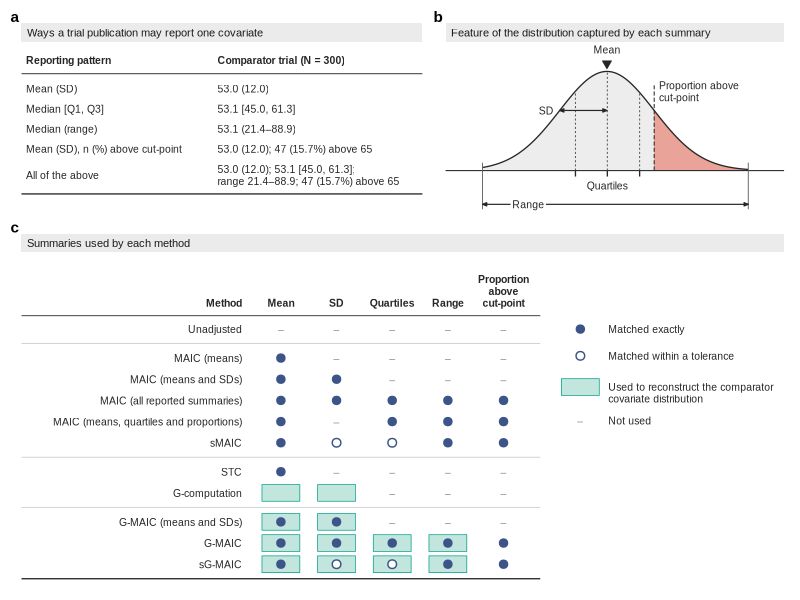
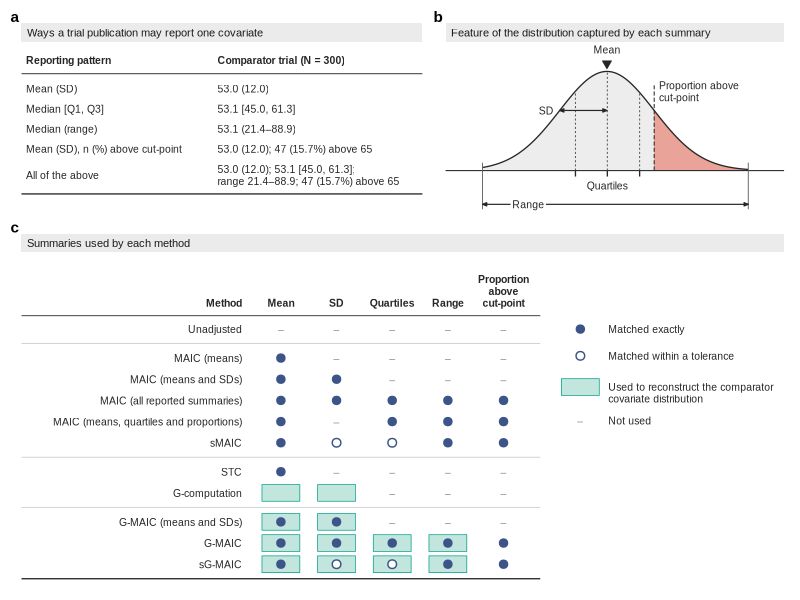

These charts were generated, in order, by the following R code:
# 图 1（示意图，2026-10-12）：发表的基线表报告了什么、每种方法从中取什么。全文的“地图”与词汇表。
#   a：单个连续协变量在对照试验基线表里的五种报告方式（模拟“表 1”中的几行，数值固定：N = 300，
#      均值 53.0（SD 12.0），中位数 53.1 [45.0, 61.3]，范围 21.4–88.9，切点 65 以上 47 (15.7%)）
#   b：在协变量分布（正态，均值 53、SD 12，与上述数值一致）上，各汇总量分别刻画什么：
#      均值 = 位置（峰顶上方的倒三角），SD = 离散度（拐点到中心的尺寸线，长 1 SD），四分位数 = 横轴上的三个切点，
#      切点以上比例 = 阴影尾部，范围 = 支撑的两端（尺寸线）。
#      注意：53 + 12 = 65 恰好等于切点，若画 ±1 SD 双箭头，右端会落在尾部的角上、像是“指向”比例，故只画左侧一段。
#   c：方法 × 汇总量网格。实心圆 = 精确匹配；空心圆 = 在容差内匹配；浅绿底格 = 用于重建对照协变量分布；短横 = 未使用。
#      底格与圆可以叠加（G-MAIC、Soft G-MAIC：既用于重建，又被权重匹配）。
# 样式同 sims/31_figures_main.R：ggplot2 + patchwork，theme_bw(9, Arial)，NPG 色板，条带 grey92，标签小写粗体。
# a、c 两个面板的数据坐标按英寸设定（面板实宽：a ≈ 3.6 in，c ≈ 6.85 in，由 7.2 in 总宽与边距决定），便于按磅值放文字。
# 所有文字 ≥ 7 pt。输出：output/figures/fig1_table_to_constraints.png（300 dpi）与 .pdf。
# 用法（项目根目录）：Rscript sims/33_fig1_schematic.R

suppressPackageStartupMessages({ library(ggplot2); library(patchwork) })
dir.create("output/figures", showWarnings = FALSE)

npg <- c("#E64B35", "#4DBBD5", "#00A087", "#3C5488", "#F39B7F", "#8491B4", "#91D1C2", "#DC0000", "#7E6148", "#B09C85")
ink <- "grey15"                     # 文字与线条
col_exact <- npg[4]                 # 深蓝：匹配（精确 / 容差）
col_recon_fill <- npg[7]            # 浅绿：用于重建
col_recon_line <- npg[3]
col_tail <- npg[1]                  # 尾部阴影
fs <- 7.5 / .pt                     # 注释字号 7.5 pt
fam <- "Arial"

theme_pub <- theme_bw(base_size = 9, base_family = fam) +
  theme(panel.grid.minor = element_blank(), panel.grid.major.y = element_blank(), strip.background = element_rect(fill = "grey92", colour = NA),
        strip.text = element_text(size = 8), legend.position = "bottom", legend.title = element_text(size = 8), legend.text = element_text(size = 8),
        axis.text = element_text(size = 7.5), axis.title = element_text(size = 9), plot.tag = element_text(face = "bold", size = 11))
# 示意图面板：去掉坐标轴、网格与面板边框，只保留条带作为面板标题
theme_schem <- theme_pub + theme(axis.text = element_blank(), axis.ticks = element_blank(), axis.title = element_blank(),
                                 panel.grid = element_blank(), panel.border = element_blank(), panel.background = element_blank(),
                                 strip.text = element_text(size = 8, hjust = 0, margin = margin(3, 4, 3, 4)),
                                 plot.margin = margin(2, 6, 2, 2))
base <- function(title) ggplot(data.frame(ttl = title)) + facet_wrap(~ ttl)   # 单面板 + 条带标题
txt <- function(...) annotate("text", ..., size = fs, family = fam, colour = ink)
arw <- function(ends) arrow(ends = ends, length = unit(0.045, "in"), angle = 22, type = "closed")

# ---- a：基线表中的五种报告方式 ------------------------------------------------------------------------------
W_a <- 3.6                                                          # 面板实宽（英寸）
tab <- data.frame(
  pattern = c("Mean (SD)", "Median [Q1, Q3]", "Median (range)", "Mean (SD), n (%) above cut-point", "All of the above"),
  value = c("53.0 (12.0)", "53.1 [45.0, 61.3]", "53.1 (21.4–88.9)", "53.0 (12.0); 47 (15.7%) above 65",
            "53.0 (12.0); 53.1 [45.0, 61.3];\nrange 21.4–88.9; 47 (15.7%) above 65"),
  y = c(-0.37, -0.545, -0.72, -0.895, -1.125))
x_val <- 1.76                                                       # 数值列起点（最长行标签 1.55 in）
rules <- data.frame(y = c(-0.24, -1.29), lw = c(0.3, 0.45))         # 表头下线、底线（条带已充当顶线，不再画顶线）
pa <- base("Ways a trial publication may report one covariate") +
  geom_segment(data = rules, aes(x = 0, xend = W_a, y = y, yend = y, linewidth = lw), colour = ink) +
  scale_linewidth_identity() +
  annotate("text", x = c(0.04, x_val), y = -0.12, label = c("Reporting pattern", "Comparator trial (N = 300)"),
           hjust = 0, size = fs, family = fam, colour = ink, fontface = "bold") +
  geom_text(data = tab, aes(x = 0.04, y = y, label = pattern), hjust = 0, size = fs, family = fam, colour = ink) +
  geom_text(data = tab, aes(x = x_val, y = y, label = value), hjust = 0, size = fs, family = fam, colour = ink, lineheight = 0.95) +
  coord_cartesian(xlim = c(0, W_a), ylim = c(-1.45, 0.04), expand = FALSE, clip = "off") +
  labs(tag = "a") + theme_schem

# ---- b：每个汇总量在分布上刻画什么 -----------------------------------------------------------------------------
mu <- 53; s <- 12; lo <- 21.4; hi <- 88.9; qs <- c(45.0, 53.1, 61.3); cut <- 65
f <- function(x) exp(-0.5 * ((x - mu) / s)^2)                       # 正态密度，峰高归一为 1
xs <- seq(lo, hi, length.out = 500); xt <- seq(cut, hi, length.out = 300)
dens <- data.frame(x = c(lo, xs, hi), y = c(0, f(xs), 0))
tail_df <- data.frame(x = c(cut, xt, hi), y = c(0, f(xt), 0))
y_q <- -0.15; y_r <- -0.34                                          # 横轴下方两行：四分位数标签、范围尺寸线
pb <- base("Feature of the distribution captured by each summary") +
  geom_polygon(data = dens, aes(x, y), fill = "grey93", colour = NA) +
  geom_polygon(data = tail_df, aes(x, y), fill = col_tail, alpha = 0.45, colour = NA) +            # 切点以上比例
  geom_line(data = dens[-c(1, nrow(dens)), ], aes(x, y), colour = ink, linewidth = 0.45) +
  annotate("segment", x = 12, xend = 98, y = 0, yend = 0, colour = ink, linewidth = 0.35) +      # 横轴（协变量取值）
  # 四分位数：分布内部的虚线 + 横轴上的刻度
  annotate("segment", x = qs, xend = qs, y = 0, yend = f(qs), colour = "grey35", linewidth = 0.35, linetype = "22") +
  annotate("segment", x = qs, xend = qs, y = -0.06, yend = 0, colour = ink, linewidth = 0.45) +
  txt(x = qs[2], y = y_q, label = "Quartiles") +
  # 均值：峰顶上方的倒三角（位置）
  annotate("point", x = mu, y = 1.08, shape = 25, size = 1.9, fill = ink, colour = ink) +
  txt(x = mu, y = 1.22, label = "Mean") +
  # SD：从左拐点（均值 − 1 SD）到中心的尺寸线（离散度）
  annotate("segment", x = mu - s, xend = mu, y = f(mu - s), yend = f(mu - s), colour = ink, linewidth = 0.4, arrow = arw("both")) +
  txt(x = mu - s - 1.5, y = f(mu - s), label = "SD", hjust = 1) +
  # 切点与尾部
  annotate("segment", x = cut, xend = cut, y = 0, yend = 0.86, colour = ink, linewidth = 0.35, linetype = "42") +
  txt(x = cut + 1.2, y = 0.9, label = "Proportion above\ncut-point", hjust = 0, vjust = 1, lineheight = 0.95) +
  # 范围：支撑两端的延伸线 + 尺寸线（中间留空写标签）
  annotate("segment", x = c(lo, hi), xend = c(lo, hi), y = y_r - 0.05, yend = 0.08, colour = "grey35", linewidth = 0.3) +
  annotate("segment", x = lo, xend = 28.5, y = y_r, yend = y_r, colour = ink, linewidth = 0.4, arrow = arw("first")) +
  annotate("segment", x = 37.5, xend = hi, y = y_r, yend = y_r, colour = ink, linewidth = 0.4, arrow = arw("last")) +
  txt(x = 33, y = y_r, label = "Range") +
  coord_cartesian(xlim = c(12, 98), ylim = c(-0.42, 1.3), expand = FALSE, clip = "off") +
  labs(tag = "b") + theme_schem

# ---- c：每种方法使用哪些汇总量、怎样使用 -------------------------------------------------------------------------
W_c <- 6.85                                                         # 面板实宽（英寸）
meth <- c("Unadjusted", "MAIC (means)", "MAIC (means and SDs)", "MAIC (all reported summaries)",
          "MAIC (means, quartiles and proportions)", "sMAIC", "STC", "G-computation", "G-MAIC (means and SDs)", "G-MAIC", "sG-MAIC")
summ <- c("Mean", "SD", "Quartiles", "Range", "Proportion\nabove\ncut-point")
# 权重 / 中心化如何使用各汇总量："E" = 精确匹配，"T" = 在容差内匹配，"" = 不用于匹配
# （STC 的均值用于把结局模型的协变量中心化，按“精确”记；范围把 IPD 截到报告的支撑内，按“精确”记——sMAIC 与 soft G-MAIC 也是如此，
#  它们只有 SD 和四分位数带容差（R/06_maic.R：soft = c("sd", "quantiles")）。2026-10-13 决策 37 据代码改正，并加入 G-MAIC (means and SDs)）
use <- rbind(c("",  "",  "",  "",  ""),     # Unadjusted
             c("E", "",  "",  "",  ""),     # MAIC (means)
             c("E", "E", "",  "",  ""),     # MAIC (means and SDs)
             c("E", "E", "E", "E", "E"),    # MAIC (all reported summaries)
             c("E", "",  "E", "E", "E"),    # MAIC (means, quartiles and proportions)
             c("E", "T", "T", "E", "E"),    # sMAIC（范围为精确截取）
             c("E", "",  "",  "",  ""),     # STC
             c("",  "",  "",  "",  ""),     # G-computation
             c("E", "E", "",  "",  ""),     # G-MAIC (means and SDs)
             c("E", "E", "E", "E", "E"),    # G-MAIC
             c("E", "T", "T", "E", "E"))    # Soft G-MAIC（范围为精确截取）
# 是否用于重建对照试验的协变量分布
# 重建只用均值、SD、四分位数和范围（R/07 reconstruct_marginal），不用切点以上比例；G-computation 与 G-MAIC (means and SDs) 用正态（均值、SD）
recon <- rbind(matrix(FALSE, 7, 5), c(TRUE, TRUE, FALSE, FALSE, FALSE), c(TRUE, TRUE, FALSE, FALSE, FALSE),
               matrix(c(TRUE, TRUE, TRUE, TRUE, FALSE), 2, 5, byrow = TRUE))
pitch <- 0.19; gap <- 0.07                                          # 行距与组间额外间隔
y_row <- numeric(length(meth)); cur <- 0
for (i in seq_along(meth)) { y_row[i] <- cur; cur <- cur - pitch - if (i %in% c(1, 6, 8)) gap else 0 }
x_lab <- 1.98; x_col <- 2.33 + 0.5 * 0:4                            # 行标签右端（最长 1.87 in）与五列中心
cells <- expand.grid(i = seq_along(meth), j = seq_along(summ))
cells$x <- x_col[cells$j]; cells$y <- y_row[cells$i]
cells$use <- use[cbind(cells$i, cells$j)]; cells$recon <- recon[cbind(cells$i, cells$j)]
tile_w <- 0.34; tile_h <- 0.15
y_head <- 0.2                                                       # 表头底边
y_top <- y_head + 0.45                                              # 三行表头顶端（用于纵轴范围）
sep_y <- (y_row[c(1, 6, 8)] + y_row[c(2, 7, 9)]) / 2                # 组间分隔线
x_end <- x_col[5] + 0.33
# 图例（面板内右侧，顶端与第一行方法对齐）
x_lg <- x_end + 0.36
y_lg <- y_row[1] - c(0, 0.24, 0.52, 0.82)
pc <- base("Summaries used by each method") +
  annotate("segment", x = 0, xend = x_end, y = c(y_head - 0.08, min(y_row) - 0.13),            # 表头下线、底线
           yend = c(y_head - 0.08, min(y_row) - 0.13), colour = ink, linewidth = c(0.3, 0.45)) +
  annotate("segment", x = 0, xend = x_end, y = sep_y, yend = sep_y, colour = "grey80", linewidth = 0.3) +
  annotate("text", x = x_col, y = y_head, label = summ, vjust = 0, size = fs, family = fam, colour = ink, fontface = "bold", lineheight = 0.95) +
  annotate("text", x = x_lab, y = y_head, label = "Method", hjust = 1, vjust = 0, size = fs, family = fam, colour = ink, fontface = "bold") +
  annotate("text", x = x_lab, y = y_row, label = meth, hjust = 1, size = fs, family = fam, colour = ink) +
  geom_tile(data = cells[cells$recon, ], aes(x, y), width = tile_w, height = tile_h, fill = col_recon_fill, colour = col_recon_line,
            linewidth = 0.25, alpha = 0.55) +
  geom_point(data = cells[cells$use == "E", ], aes(x, y), shape = 21, size = 2.4, fill = col_exact, colour = col_exact, stroke = 0.6) +
  geom_point(data = cells[cells$use == "T", ], aes(x, y), shape = 21, size = 2.4, fill = "white", colour = col_exact, stroke = 0.75) +
  geom_text(data = cells[cells$use == "" & !cells$recon, ], aes(x, y), label = "–", size = fs, family = fam, colour = "grey55") +
  # 图例
  annotate("point", x = x_lg, y = y_lg[1], shape = 21, size = 2.4, fill = col_exact, colour = col_exact, stroke = 0.6) +
  annotate("point", x = x_lg, y = y_lg[2], shape = 21, size = 2.4, fill = "white", colour = col_exact, stroke = 0.75) +
  annotate("tile", x = x_lg, y = y_lg[3], width = tile_w, height = tile_h, fill = col_recon_fill, colour = col_recon_line,
           linewidth = 0.25, alpha = 0.55) +
  annotate("text", x = x_lg, y = y_lg[4], label = "–", size = fs, family = fam, colour = "grey55") +
  annotate("text", x = x_lg + 0.25, y = y_lg, vjust = c(0.5, 0.5, 0.78, 0.5), hjust = 0, size = fs, family = fam, colour = ink, lineheight = 0.95,
           label = c("Matched exactly", "Matched within a tolerance", "Used to reconstruct the comparator\ncovariate distribution", "Not used")) +
  coord_cartesian(xlim = c(0, W_c), ylim = c(min(y_row) - 0.2, y_top + 0.04), expand = FALSE, clip = "off") +
  labs(tag = "c") + theme_schem

# ---- 拼图与输出 -------------------------------------------------------------------------------------------------
top <- pa + pb + plot_layout(widths = c(3.6, 3.04))
fig <- top / pc + plot_layout(heights = c(1.5, 2.94))                # c 面板比原来多一行（+0.19 in）
H <- 4.94
ggsave("output/figures/fig1_table_to_constraints.png", fig, width = 7.2, height = H, dpi = 300, bg = "white", device = ragg::agg_png)
ggsave("output/figures/fig1_table_to_constraints.pdf", fig, width = 7.2, height = H, device = cairo_pdf)
cat("written output/figures/fig1_table_to_constraints.{png,pdf}\n")
